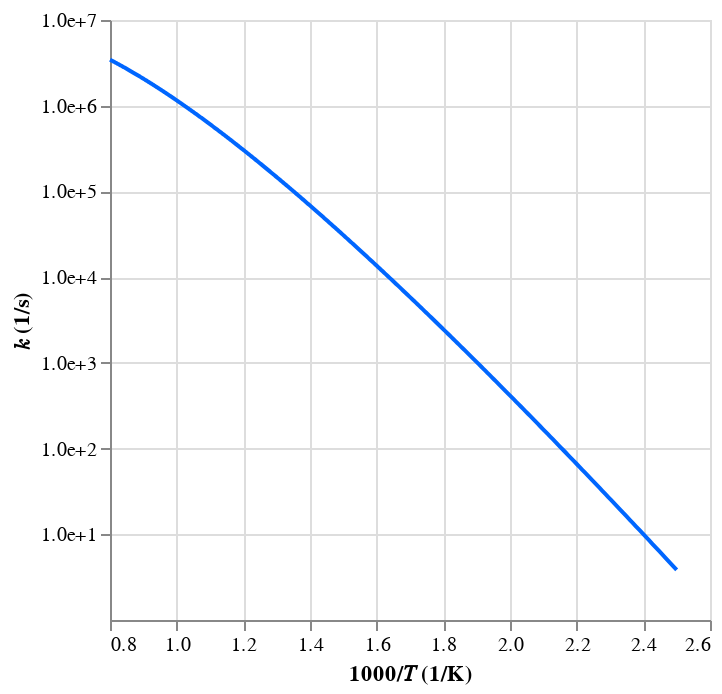

The code cell stored with this chart in its notebook:
### Code cell
# Check rates
workflow.plot_rates(tag=tag, root_path=root_path)

### Figure 1 — Vega-Lite specification as saved in the notebook (floating-point values rounded to 4 significant figures; data arrays with more than 128 entries replaced by an {"elided": "..."} marker saying what was removed)
{"config": {"view": {"continuousWidth": 300, "continuousHeight": 300}}, "data": {"name": "data-ece0e28f2cc2499017e769d08a4fd74d"}, "mark": {"type": "line"}, "encoding": {"color": {"value": "#0066ff"}, "x": {"field": "x", "title": "1000/𝑇 (1/K)", "type": "quantitative"}, "y": {"axis": {"format": ".1e", "values": [10, 100, 1000, 10000, 100000, 1000000, 10000000, 100000000]}, "field": "value", "scale": {"type": "log"}, "title": "𝑘 (1/s)", "type": "quantitative"}}, "transform": [{"fold": ["This work"]}], "$schema": "https://vega.github.io/schema/vega-lite/v5.20.1.json", "datasets": {"data-ece0e28f2cc2499017e769d08a4fd74d": {"elided": "500 records"}}}
